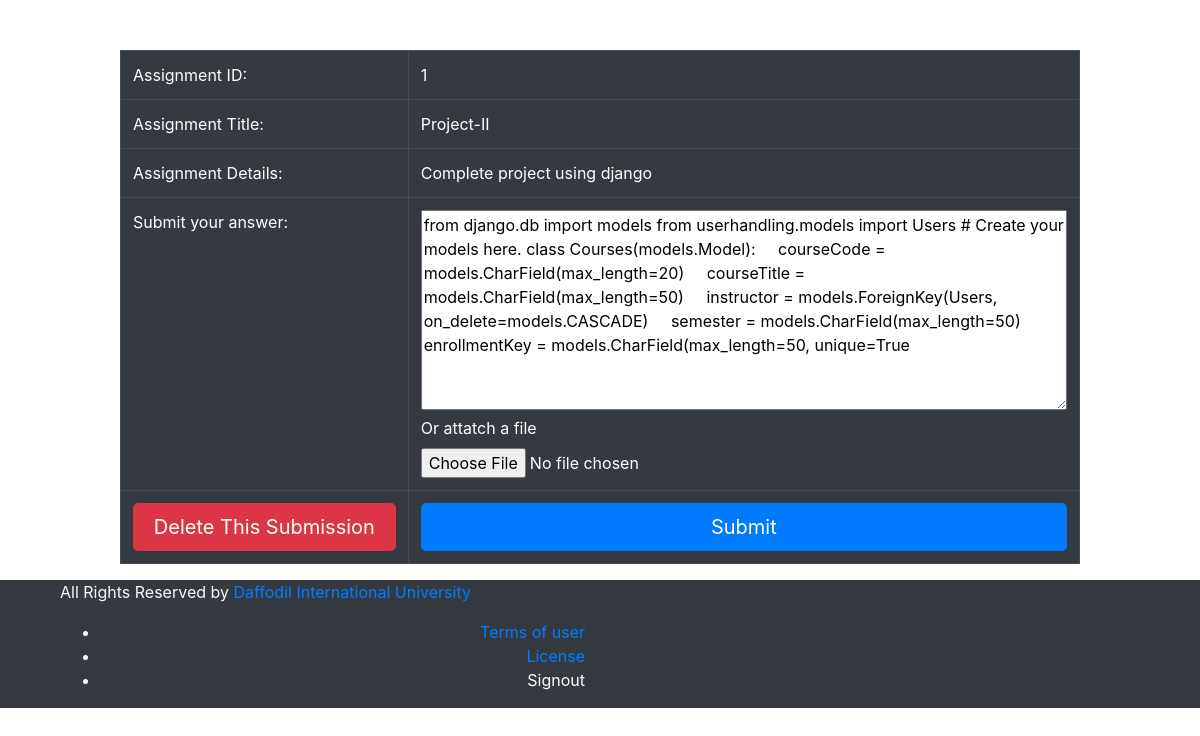
Page /studentpanel/submitassignment/1 (signed in) on the committed database.
### assignments/models.py (models this page shows, shortened)
class Assignments(models.Model):
    course=models.ForeignKey(Courses,on_delete=models.CASCADE)
    title=models.CharField(max_length=100)
    details=models.CharField(max_length=300)
    deadline=models.DateTimeField( null=True)
    totalmarks=models.IntegerField(null=True)

class Submissions(models.Model):
    assignmentid = models.ForeignKey(Assignments, on_delete=models.CASCADE)
    studentid = models.CharField(max_length=50)
    ans = models.CharField(max_length=400)
    submissiondate = models.DateTimeField()
    givenmarks = models.FloatField(null=True)
    feedback = models.CharField(max_length=200,null=True)

### studentpanel/views.py (the view)
# urls.py: path('submitassignment/<id>', views.submitAssignment, name='submitassignment'),
def submitAssignment(request,id):
    assignment = Assignments.objects.get(pk=id)
    userid = request.session['user']
    try:
        submission = Submissions.objects.get(assignmentid = assignment, studentid=userid)
    except:
        submission = assignment;
        submission = assignment;
    context = {
        'assignment' : assignment,
        'submission': submission
    }
    return render(request,'submit.html',context)

### studentpanel/templates/submit.html (shortened to what this page needs)
<!DOCTYPE html>
{% load static %}
<html lang="en">
<head>
    <link href="{% static 'css/bootstrap.min.css' %}" rel="stylesheet">
</head>
<body>
    <form method="get" action="/studentpanel/submitans/{{assignment.id}}">
    <div style="width:80%; margin-left:auto;margin-right:auto;margin-top:50px;">
        <table class="table table-bordered table-dark">
            <tr>
                <td style="width:30%">Assignment ID:</td>
                <td>{{assignment.id}}</td>
            </tr>
            <tr>
                <td style="width:30%">Assignment Title:</td>
                <td>{{assignment.title}}</td>
            </tr>
            <tr>
                <td style="width:30%">Assignment Details:</td>
                <td>{{assignment.details}}</td>
            </tr>
            <tr>
                <td style="width:30%">Submit your answer:</td>
                <td>
                    <textarea style="width:100%;height:200px;" name="ans">{{submission.ans}}</textarea><br>
                    <label >Or attatch a file</label><br>
                    <input type="file"/>
                </td>
            </tr>
            <tr>
                <td>
                    <a  href="/studentpanel/deletesubmission/{{submission.id}}"  class="btn btn-danger btn-lg btn-block" style="float:right; ">Delete This Submission</a>
                </td>
                <td>
                    <input type="submit"  value="Submit" class="btn btn-primary btn-lg btn-block" style="float:right; width:100%;"/>
                </td>
            </tr>
        </table>
    </div>
    </form>
    <footer class="bg-dark default-padding-top text-light" style="padding-top: 0px">
        <div class="footer-bottom">
            <div class="container">
                <div class="row">
                    <div class="col-md-12">
                        <div class="col-md-6">
                            <p> All Rights Reserved by <a href="https://www.facebook.com/hafeezurrahman.saleh">Daffodil International University</a></p>
                        </div>
                        <div class="col-md-6 text-right link">
                            <ul>
                                <li>
                                    <a href="#">Terms of user</a>
                                </li>
                                <li>
                                    <a href="#">License</a>
                                </li>
                                <li>
                                    <a style="color:#ffffff" href="/assignments/signout">Signout</a>
                                </li>
                            </ul>
                        </div>
                    </div>
                </div>
            </div>
        </div>
    </footer>
</body>
</html>

### rows in the picture
Assignments: id "1", title "Project-II", details "Complete project using django"
Submissions: ans "from django.db import models from userhandling.models import Users # Create your models here. class Courses(models.Model): courseCode = models.CharField(max_length=20) courseTitle = models.CharField(max_length=50) instructor = models.ForeignKey(Users, on_delete=models.CASCADE) semester = models.CharField(max_length=50) enrollmentKey = models.CharField(max_length=50, unique=True"
